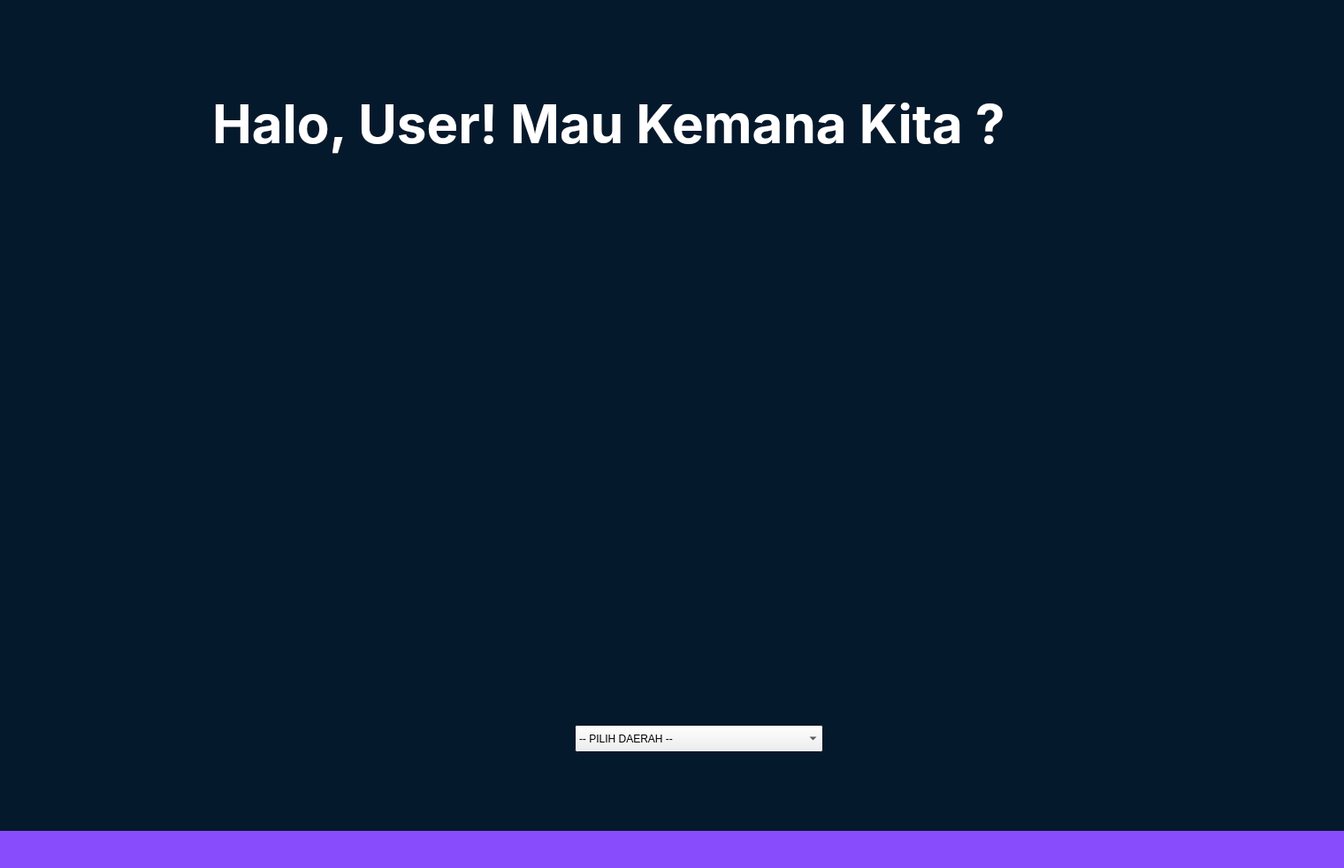
<?xml version="1.0" encoding="UTF-8"?>
<ui version="4.0">
 <class>pilihDaerah</class>
 <widget class="QDialog" name="pilihDaerah">
  <property name="geometry">
   <rect>
    <x>0</x>
    <y>0</y>
    <width>1520</width>
    <height>982</height>
   </rect>
  </property>
  <property name="palette">
   <palette>
    <active>
     <colorrole role="Base">
      <brush brushstyle="SolidPattern">
       <color alpha="255">
        <red>255</red>
        <green>255</green>
        <blue>255</blue>
       </color>
      </brush>
     </colorrole>
     <colorrole role="Window">
      <brush brushstyle="SolidPattern">
       <color alpha="255">
        <red>5</red>
        <green>25</green>
        <blue>45</blue>
       </color>
      </brush>
     </colorrole>
    </active>
    <inactive>
     <colorrole role="Base">
      <brush brushstyle="SolidPattern">
       <color alpha="255">
        <red>255</red>
        <green>255</green>
        <blue>255</blue>
       </color>
      </brush>
     </colorrole>
     <colorrole role="Window">
      <brush brushstyle="SolidPattern">
       <color alpha="255">
        <red>5</red>
        <green>25</green>
        <blue>45</blue>
       </color>
      </brush>
     </colorrole>
    </inactive>
    <disabled>
     <colorrole role="Base">
      <brush brushstyle="SolidPattern">
       <color alpha="255">
        <red>5</red>
        <green>25</green>
        <blue>45</blue>
       </color>
      </brush>
     </colorrole>
     <colorrole role="Window">
      <brush brushstyle="SolidPattern">
       <color alpha="255">
        <red>5</red>
        <green>25</green>
        <blue>45</blue>
       </color>
      </brush>
     </colorrole>
    </disabled>
   </palette>
  </property>
  <property name="windowTitle">
   <string>Dialog</string>
  </property>
  <property name="autoFillBackground">
   <bool>false</bool>
  </property>
  <widget class="QLabel" name="label">
   <property name="geometry">
    <rect>
     <x>-140</x>
     <y>940</y>
     <width>1700</width>
     <height>100</height>
    </rect>
   </property>
   <property name="palette">
    <palette>
     <active>
      <colorrole role="Button">
       <brush brushstyle="SolidPattern">
        <color alpha="255">
         <red>136</red>
         <green>76</green>
         <blue>253</blue>
        </color>
       </brush>
      </colorrole>
      <colorrole role="Base">
       <brush brushstyle="SolidPattern">
        <color alpha="255">
         <red>136</red>
         <green>76</green>
         <blue>253</blue>
        </color>
       </brush>
      </colorrole>
      <colorrole role="Window">
       <brush brushstyle="SolidPattern">
        <color alpha="255">
         <red>136</red>
         <green>76</green>
         <blue>253</blue>
        </color>
       </brush>
      </colorrole>
     </active>
     <inactive>
      <colorrole role="Button">
       <brush brushstyle="SolidPattern">
        <color alpha="255">
         <red>136</red>
         <green>76</green>
         <blue>253</blue>
        </color>
       </brush>
      </colorrole>
      <colorrole role="Base">
       <brush brushstyle="SolidPattern">
        <color alpha="255">
         <red>136</red>
         <green>76</green>
         <blue>253</blue>
        </color>
       </brush>
      </colorrole>
      <colorrole role="Window">
       <brush brushstyle="SolidPattern">
        <color alpha="255">
         <red>136</red>
         <green>76</green>
         <blue>253</blue>
        </color>
       </brush>
      </colorrole>
     </inactive>
     <disabled>
      <colorrole role="Button">
       <brush brushstyle="SolidPattern">
        <color alpha="255">
         <red>136</red>
         <green>76</green>
         <blue>253</blue>
        </color>
       </brush>
      </colorrole>
      <colorrole role="Base">
       <brush brushstyle="SolidPattern">
        <color alpha="255">
         <red>136</red>
         <green>76</green>
         <blue>253</blue>
        </color>
       </brush>
      </colorrole>
      <colorrole role="Window">
       <brush brushstyle="SolidPattern">
        <color alpha="255">
         <red>136</red>
         <green>76</green>
         <blue>253</blue>
        </color>
       </brush>
      </colorrole>
     </disabled>
    </palette>
   </property>
   <property name="styleSheet">
    <string notr="true">background-color: rgb(136,76,253);</string>
   </property>
   <property name="text">
    <string/>
   </property>
  </widget>
  <widget class="QLabel" name="label_2">
   <property name="geometry">
    <rect>
     <x>76</x>
     <y>58</y>
     <width>128</width>
     <height>128</height>
    </rect>
   </property>
   <property name="styleSheet">
    <string notr="true">background-image:url(:/img/logo/logo.png);
background-repeat: none;</string>
   </property>
   <property name="text">
    <string/>
   </property>
  </widget>
  <widget class="QLabel" name="label_3">
   <property name="geometry">
    <rect>
     <x>240</x>
     <y>74</y>
     <width>1171</width>
     <height>131</height>
    </rect>
   </property>
   <property name="font">
    <font>
     <family>Inter</family>
     <pointsize>45</pointsize>
     <weight>75</weight>
     <bold>true</bold>
    </font>
   </property>
   <property name="styleSheet">
    <string notr="true">color: white
</string>
   </property>
   <property name="text">
    <string>Halo, User! Mau Kemana Kita ?</string>
   </property>
  </widget>
  <widget class="QComboBox" name="dropdown">
   <property name="geometry">
    <rect>
     <x>650</x>
     <y>820</y>
     <width>281</width>
     <height>31</height>
    </rect>
   </property>
   <item>
    <property name="text">
     <string>-- PILIH DAERAH --</string>
    </property>
   </item>
  </widget>
  <widget class="QLabel" name="label_4">
   <property name="geometry">
    <rect>
     <x>160</x>
     <y>230</y>
     <width>1161</width>
     <height>561</height>
    </rect>
   </property>
   <property name="styleSheet">
    <string notr="true">background-image : url(:/img/pilihDaerah/Group 61.png);
background-repeat : none;</string>
   </property>
   <property name="text">
    <string/>
   </property>
  </widget>
  <widget class="QToolButton" name="back_button">
   <property name="geometry">
    <rect>
     <x>30</x>
     <y>750</y>
     <width>131</width>
     <height>161</height>
    </rect>
   </property>
   <property name="cursor">
    <cursorShape>PointingHandCursor</cursorShape>
   </property>
   <property name="styleSheet">
    <string notr="true">background-image:url(:/img/pilihDaerah/back.png);
background-repeat : none;
background-color : transparent;</string>
   </property>
   <property name="text">
    <string/>
   </property>
   <property name="autoRaise">
    <bool>true</bool>
   </property>
  </widget>
  <widget class="QLabel" name="label_5">
   <property name="geometry">
    <rect>
     <x>-150</x>
     <y>-40</y>
     <width>1700</width>
     <height>1000</height>
    </rect>
   </property>
   <property name="palette">
    <palette>
     <active>
      <colorrole role="Button">
       <brush brushstyle="SolidPattern">
        <color alpha="255">
         <red>5</red>
         <green>25</green>
         <blue>45</blue>
        </color>
       </brush>
      </colorrole>
      <colorrole role="Base">
       <brush brushstyle="SolidPattern">
        <color alpha="255">
         <red>5</red>
         <green>25</green>
         <blue>45</blue>
        </color>
       </brush>
      </colorrole>
      <colorrole role="Window">
       <brush brushstyle="SolidPattern">
        <color alpha="255">
         <red>5</red>
         <green>25</green>
         <blue>45</blue>
        </color>
       </brush>
      </colorrole>
     </active>
     <inactive>
      <colorrole role="Button">
       <brush brushstyle="SolidPattern">
        <color alpha="255">
         <red>5</red>
         <green>25</green>
         <blue>45</blue>
        </color>
       </brush>
      </colorrole>
      <colorrole role="Base">
       <brush brushstyle="SolidPattern">
        <color alpha="255">
         <red>5</red>
         <green>25</green>
         <blue>45</blue>
        </color>
       </brush>
      </colorrole>
      <colorrole role="Window">
       <brush brushstyle="SolidPattern">
        <color alpha="255">
         <red>5</red>
         <green>25</green>
         <blue>45</blue>
        </color>
       </brush>
      </colorrole>
     </inactive>
     <disabled>
      <colorrole role="Button">
       <brush brushstyle="SolidPattern">
        <color alpha="255">
         <red>5</red>
         <green>25</green>
         <blue>45</blue>
        </color>
       </brush>
      </colorrole>
      <colorrole role="Base">
       <brush brushstyle="SolidPattern">
        <color alpha="255">
         <red>5</red>
         <green>25</green>
         <blue>45</blue>
        </color>
       </brush>
      </colorrole>
      <colorrole role="Window">
       <brush brushstyle="SolidPattern">
        <color alpha="255">
         <red>5</red>
         <green>25</green>
         <blue>45</blue>
        </color>
       </brush>
      </colorrole>
     </disabled>
    </palette>
   </property>
   <property name="styleSheet">
    <string notr="true">background-color: rgb(5,25,45);</string>
   </property>
   <property name="text">
    <string/>
   </property>
  </widget>
  <widget class="QToolButton" name="next_button">
   <property name="geometry">
    <rect>
     <x>1370</x>
     <y>750</y>
     <width>131</width>
     <height>161</height>
    </rect>
   </property>
   <property name="cursor">
    <cursorShape>PointingHandCursor</cursorShape>
   </property>
   <property name="styleSheet">
    <string notr="true">background-image:url(:/img/pilihDaerah/next.png);
background-repeat : none;
background-color : transparent;</string>
   </property>
   <property name="text">
    <string/>
   </property>
   <property name="autoRaise">
    <bool>true</bool>
   </property>
  </widget>
  <zorder>label_5</zorder>
  <zorder>label</zorder>
  <zorder>label_2</zorder>
  <zorder>label_3</zorder>
  <zorder>dropdown</zorder>
  <zorder>label_4</zorder>
  <zorder>back_button</zorder>
  <zorder>next_button</zorder>
 </widget>
 <resources>
  <include location="image.qrc"/>
 </resources>
 <connections/>
</ui>
